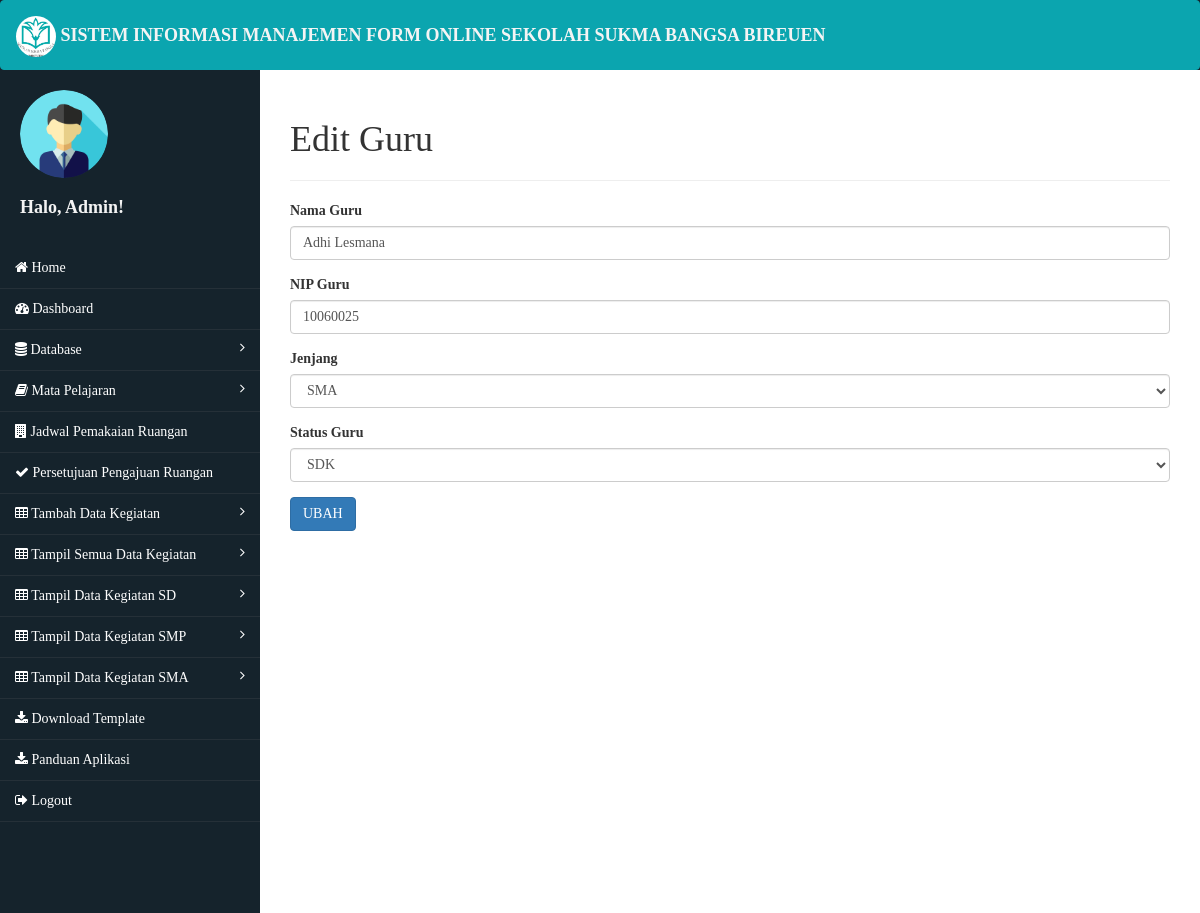
Before: /admin/index.php?halaman=edit_guru&id_guru=1 (signed in) with the older database file.
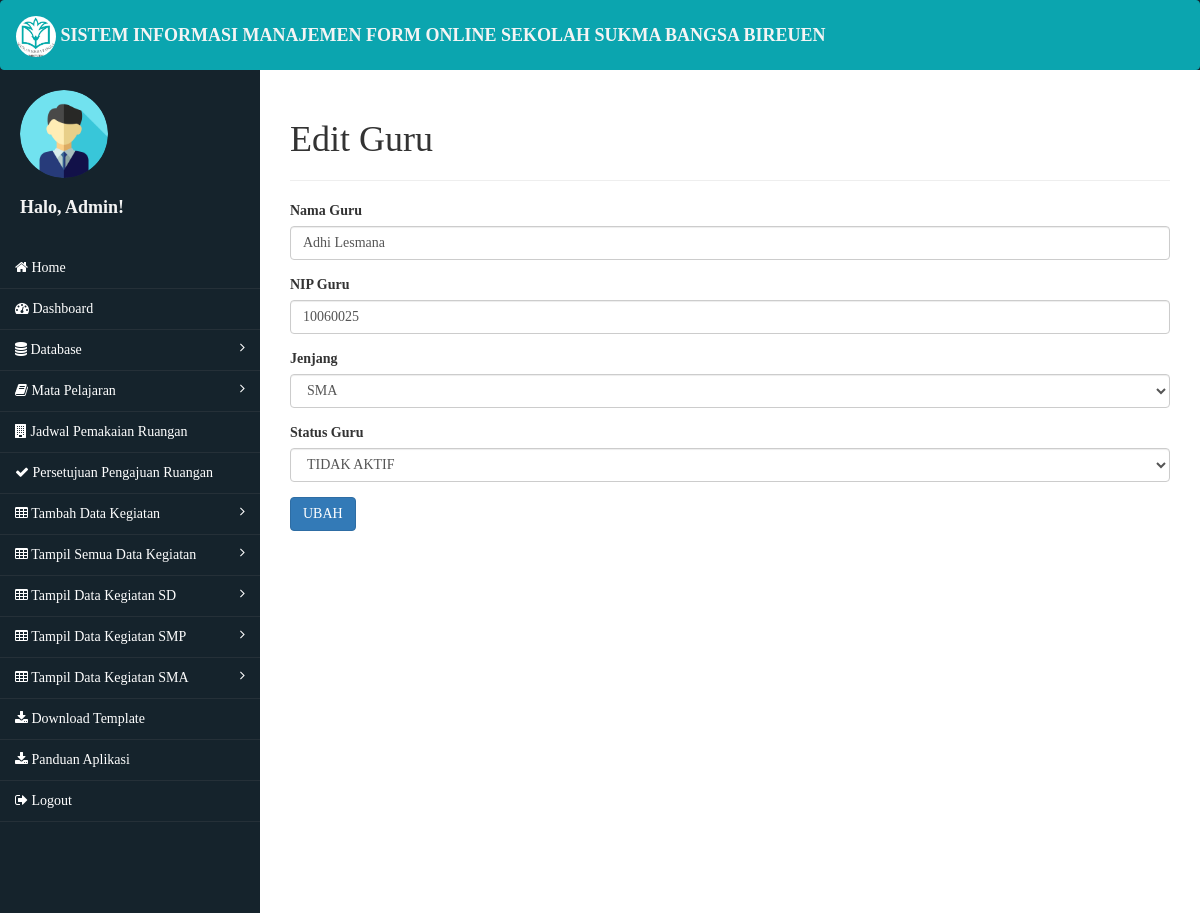
After: the same page with the newer database file.
### tables this page shows
CREATE TABLE `guru` (
  `id_guru` int(11) NOT NULL,
  `id_jenjang` varchar(255) NOT NULL,
  `nama_guru` varchar(255) NOT NULL,
  `nip_guru` varchar(255) NOT NULL,
  `status_guru` varchar(255) NOT NULL
);

### config/class.php (called while the page is built, shortened)
<?php
	$db_host = "localhost";
	$db_user = "root";
	$db_pass = "kebersamaan";
	$db_name = "simfoni";
$database = new mysqli($db_host, $db_user, $db_pass, $db_name);
class jenjang
{
	public $koneksi;
	function __construct($database)
	{
		$this->koneksi = $database;
	}
	function tampil_jenjang_admin()
	{
		$semua_data = array();
		$ambil = $this->koneksi->query("SELECT * FROM jenjang
			");
		while ($data_array = $ambil->fetch_assoc())
		{
			$semua_data[] = $data_array;
		}
		return $semua_data;
	}
}
$jenjang = new jenjang($database);
class guru
{
	function __construct($database)
	{
		$this->koneksi = $database;
	}
	function tampil_guru_admin()
	{
		$semua_data = array();
		$ambil = $this->koneksi->query("SELECT * FROM guru
			LEFT JOIN jenjang ON guru.id_jenjang = jenjang.id_jenjang WHERE NOT status_guru='NON SDK' ");
		while ($data_array = $ambil->fetch_assoc())
		{
			$semua_data[] = $data_array;
		}
		return $semua_data;
	}
	function ambil_guru_admin($id_guru)
	{
		$ambil = $this->koneksi->query("SELECT * FROM guru
			 LEFT JOIN jenjang ON guru.id_jenjang = jenjang.id_jenjang
			 WHERE id_guru = '$id_guru' ");
		$data_array = $ambil->fetch_assoc();
		return $data_array;
	}
}
$guru = new guru($database);
?>

### admin/guru/edit_guru.php (the view, shortened to what this page needs)
<?php
	$id_guru = $_GET['id_guru'];
	$detail_guru = $guru->ambil_guru_admin($id_guru);
	$data_guru = $guru->tampil_guru_admin();
	$data_jenjang = $jenjang->tampil_jenjang_admin();
?>
<!DOCTYPE html>
<html>
<head>
</head>
<body>
	<h1>Edit Guru</h1>
	<hr>
	<form method="POST">
		<div class="form-group">
			<label>Nama Guru</label>
			<input type="text" name="nama_guru" class="form-control" value="<?php echo $detail_guru['nama_guru']; ?>">
		</div>
		<div class="form-group">
			<label>NIP Guru</label>
			<input type="text" name="nip_guru" class="form-control" value="<?php echo $detail_guru['nip_guru']; ?>">
		</div>
		<div class="form-group">
			<label>Jenjang</label>
			<select class="form-control" name="id_jenjang">
				<?php foreach ($data_jenjang as $key => $value): ?>
					<option value="<?php echo $value['id_jenjang']; ?>" <?php if($value['id_jenjang']==$detail_guru['id_jenjang']) {echo "selected";} ?>> <?php echo $value['nama_jenjang'] ?></option>
				<?php endforeach ?>
			</select>
		</div>
		<div class="form-group">
						<label>Status Guru</label>
				<select class="form-control" name="status_guru" value="">
					<option value="<?php echo $detail_guru['status_guru']; ?>" hidden><?php echo $detail_guru['status_guru']; ?></option>
				</select>
		</div>
		<button class="btn btn-primary" name="ubah">UBAH</button>
	</form>
</body>
</html>

Changed rows visible on the page:
changed guru "Adhi Lesmana": status_guru "SDK" → "TIDAK AKTIF"
